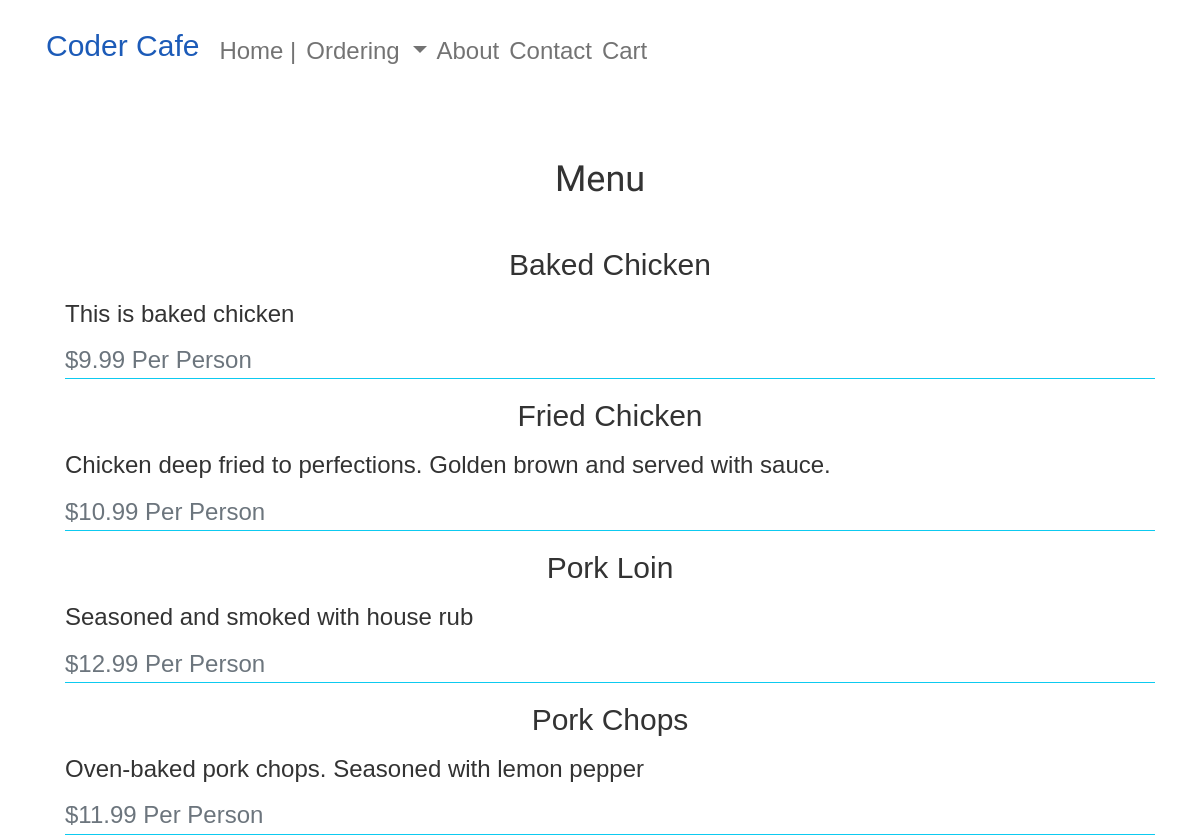
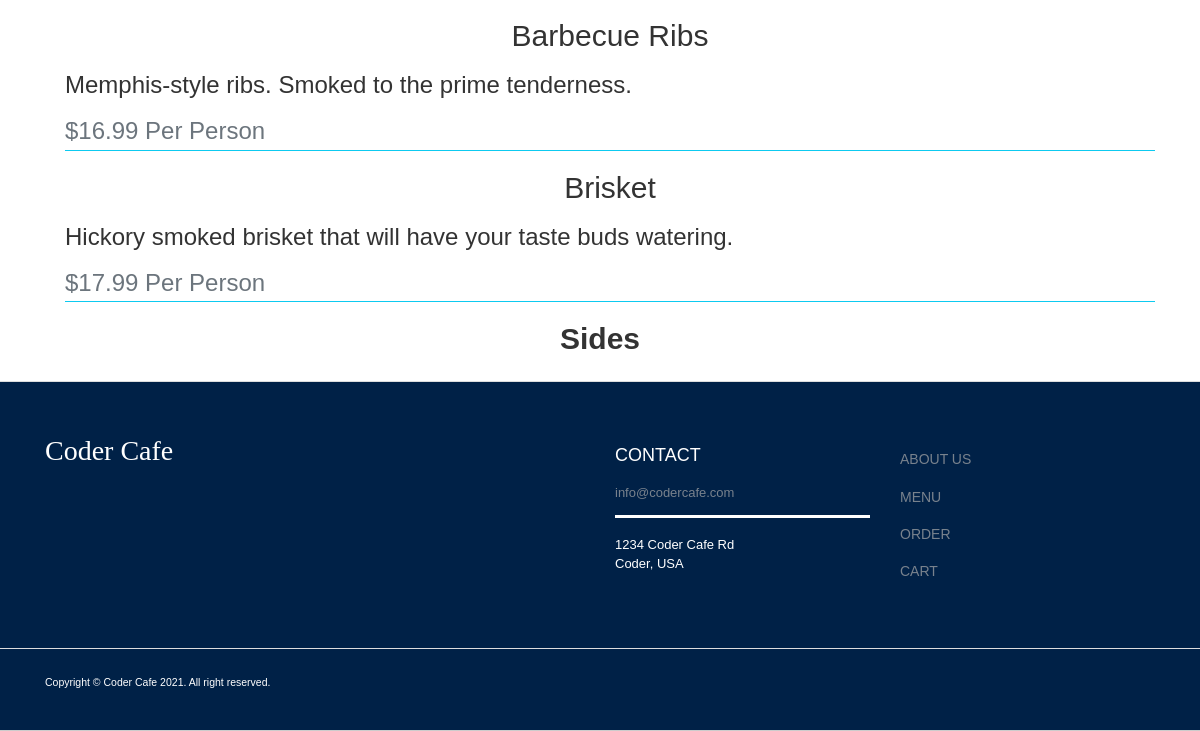
The app's page /menu/, older data (2 pictures, top to bottom).
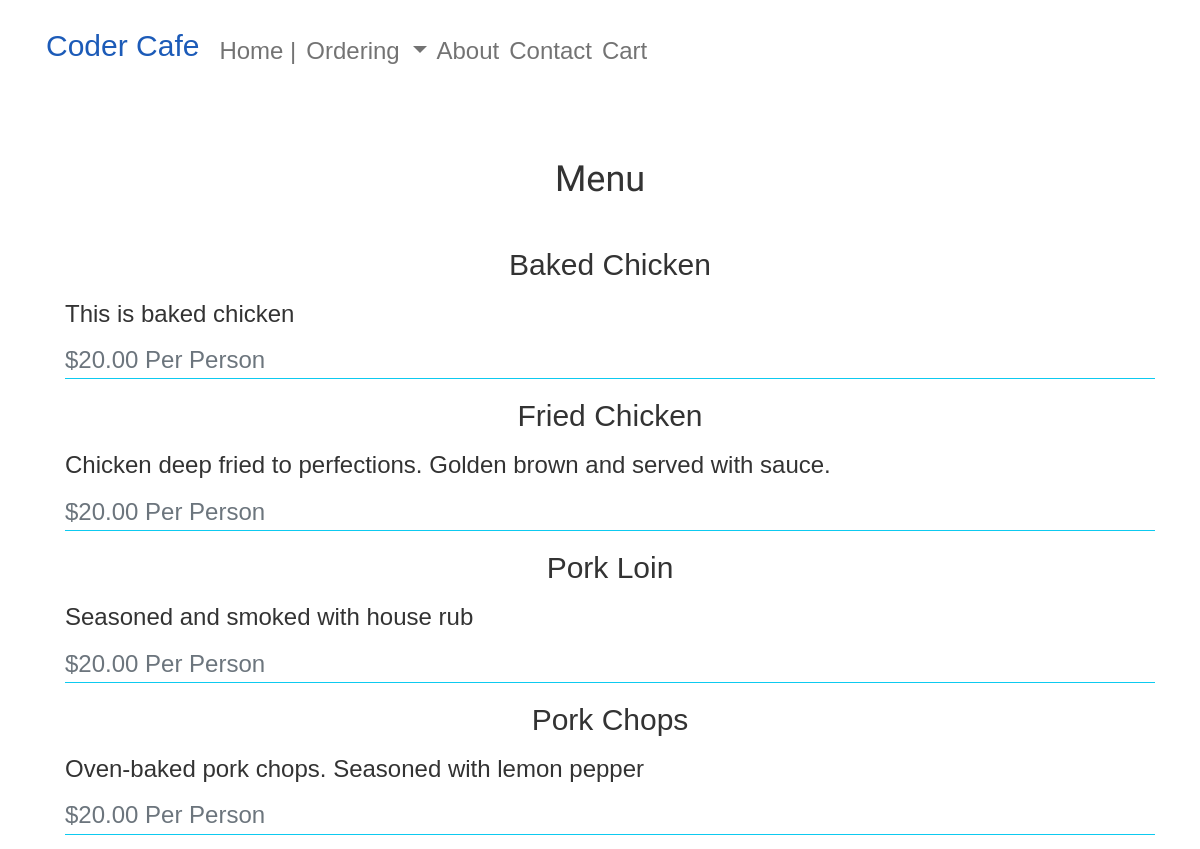
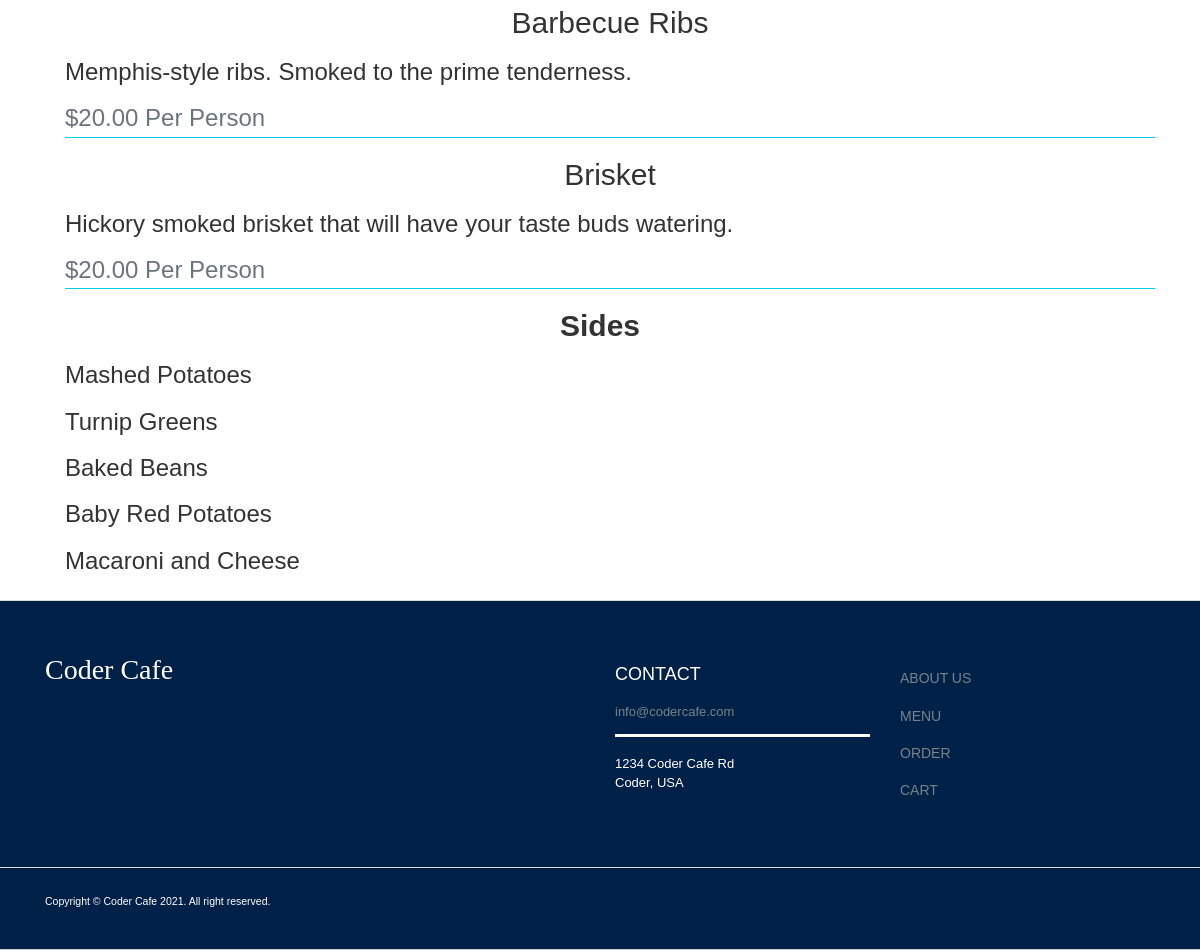
The same page, newer data (2 pictures, top to bottom).
### pages/models.py (models this page shows, shortened)
class Menu_Item(models.Model):
    name = models.CharField(max_length=200)
    description = models.TextField()
    price = models.FloatField()

class Side(models.Model):
    name = models.CharField(max_length = 100)

### pages/views.py (the view)
# urls.py: path('menu/', views.menu, name='menu'),
def menu(request):
    menu = Menu_Item.objects.all()
    side = Side.objects.all()
    if request.method == 'POST':
        name = request.POST.get('name')
        description = request.POST.get('description')
        price = "20.00"
        menu_data = Menu_Item(name=name, description=description,price=price)
        menu_data.save()
        return render(request, "editmenu.html")
    else:
         return render(request, "menu.html", {'menu': menu , 'side': side})
    return render(request, "menu.html", {'menu': menu, 'side': side} )

### pages/templates/menu.html
{% extends 'base.html' %}
{% block content %}
    <div class="container">
        <h1 class="text-center page-title">Menu</h1>
            {% for item in menu %}
                <ul>
                    <li>
                        <div class="border-bottom border-info">
                            <h2 class="card-title text-center pl-3">{{item.name}}</h2>
                            <h3 class="menu-card-text">{{item.description}}</h3>
                            <h3 class="menu-card-subtitle mb-2 text-muted ">${{item.price | floatformat:2}} Per Person</h3>
                        </div>
                    </li>
                </ul>
            {% endfor %}
            <div>
                <h2 class="text-center"><strong>Sides</strong></h2>
                <ul>
                    <li>
                        <div>
                            {% for item in side %}
                                <h3>{{item.name}}</h3>
                            {% endfor %}
                        </div>
                    </li>
                </ul>
            </div>
    </div>
{% endblock %}

### pages/templates/base.html (shortened to what this page needs)
<!doctype html>
{% load static %}
<html lang="en">
  <head>
    <link href="https://cdn.jsdelivr.net/npm/bootstrap@5.0.0-beta3/dist/css/bootstrap.min.css" rel="stylesheet">
    <link rel="stylesheet" href="https://maxcdn.bootstrapcdn.com/bootstrap/3.4.1/css/bootstrap.min.css">
    <link rel="stylesheet" href="https://cdnjs.cloudflare.com/ajax/libs/font-awesome/4.7.0/css/font-awesome.min.css">
    <link rel="stylesheet" href="{% static 'styles/invoice.css' %}">
    <link rel="stylesheet" href="{% static 'styles/styles.css' %}">
    <link rel="stylesheet" href="{% static 'styles/contact.css' %}">
    <link rel="stylesheet" href="{% static 'styles/home.css' %}">
    <link rel="stylesheet" href="{% static 'styles/header.css' %}">
    <link rel="stylesheet" href="{% static 'styles/card.css' %}">
    <link rel="stylesheet" href="{% static 'styles/menu.css' %}">
  </head>
  <body class="holder">
    <header class="header container">
        <nav class="navbar navbar-expand-lg navbar-light bg-white">
            <a class=" brand text-decoration-none " href="{% url 'home' %}">Coder Cafe</a>
            <div class="collapse navbar-collapse" id="navbarNavDropdown">
                <ul class="navbar-nav mr-auto">
                    <li class="nav-item active">
                        <a class="nav-link h3 "  href="{% url 'home' %}">Home |<span class="sr-only">(current)</span></a>
                    </li>
                    <li class="nav-item dropdown text-decoration-none">
                        <a class="nav-link dropdown-toggle h3" href="#" id="navbarDropdown" role="button" data-toggle="dropdown" aria-haspopup="true" aria-expanded="false">
                          Ordering
                        </a>
                        </li>
                    <li class="nav-item">
                        <a class="nav-link h3"  href="{% url 'about' %}">About</a>
                    </li>
                    <li class="nav-item">
                        <a class="nav-link h3"  href="{% url 'contact' %}">Contact</a>
                    </li>
                    <li class="nav-item">
                        <a class="nav-link h3"  href="{% url 'cart' %}">Cart</a>
                    </li>
              </ul>
            </div>
          </nav>
    </header>
    <footer >
        <div class="footer" id="footer">
            <div class="container">
                <div class="row ">
                    <div class="col-lg-6 col-md-6 col-sm-6 col-xs-6">
                        <h4> Coder Cafe </h4>
                    </div>
                    <div class="col-lg-3 col-sm-2 col-xs-3">
                        <h3><a class="text-white" href="{% url 'contact' %}" style="margin-top: 5em">Contact </a> </h3>
                        <ul>
                            <li><a class="email"href="#"> info@codercafe.com </a></li>
                            <br/>
                            <li> <p> 1234 Coder Cafe Rd </p> </li>
                            <li> <p> Coder, USA </p> </li>
                        </ul>
                    </div>
                    <div class="col-lg-3 col-sm-2 col-xs-3">
                        <ul>
                            <li> <h5> <a href="{% url 'about' %}" style="margin-top: 5em"> ABOUT US</a> <h5></li>
                            <li> <h5><a href="{% url 'menu' %}"> MENU </a> <h5></li>
                            <li> <h5><a href="{% url 'order' %}"> ORDER</a> <h5></li>
                            <li> <h5><a href="{% url 'cart' %}"> CART </a> <h5></li>
                        </ul>
                    </div>
            </div>
        </div>
        <div class="footer-bottom">
            <div class="container">
                <p class="pull-left copyright"> Copyright © Coder Cafe 2021. All right reserved. </p>
            </div>
        </div>
    </footer>
      <div class="second-row">
        {% block content %}
        {% endblock %}
      </div>
  </body>
</html>

### static/styles/invoice.css (style rules this page uses)
.page-title { font-family: 'Acme', sans-serif; }

### static/styles/styles.css (style rules this page uses)
* { box-sizing: border-box; font-family: sans-serif; margin: 0; padding: 0; color: #333; }
body { height: 100vh; display: flex; flex-direction: column; align-items: stretch; font-family: 'Roboto', sans-serif; }
.holder { margin: 0; display: grid; grid-template-columns: auto; min-height: 100%; grid-template-rows: .2fr 3fr .25fr; }
.brand { font-size: 3rem ; margin-right: auto; margin-left: auto; color: rgb(28, 91, 184); text-decoration: none; }
.page-title { margin: 6vh 0; }
ul { list-style-type: none; }
.footer { background: #002147; height: auto; padding-bottom: 30px; position: relative; width: 100%; border-bottom: 1px solid #CCCCCC; border-top: 1px solid #DDDDDD; }
.footer p { margin: 0; }
.footer h3 { color: white; font-size: 18px; font-weight: 600; line-height: 27px; padding: 40px 0 0px; text-transform: uppercase; margin-bottom: 15px; }
.footer h4 { color: white; font-size: 2em; font-weight: 600; line-height: 38px; padding: 40px 0 10px; font-family: cursive; font-weight: lighter }
.footer ul { font-size: 13px; list-style-type: none; margin-left: 0; padding-left: 0; margin-top: 0px; color: #7F8C8D; padding: 0 0 8px 0; }
.email { border-bottom: 3px solid #fff; }
footer { grid-column: 1/ -1; grid-row: 3; }
.footer ul li a { padding: 0 0 12px 0; display: block; }
.footer a { color: white; font-weight: lighter; }
.footer p { color: white; font-weight: lighter; }
.footer a { color: #78828D }
.footer-bottom { margin-top: 2em; border-top: 1px solid #DDDDDD; padding-top: 20px; padding-bottom: 10px; }
.footer-bottom p.pull-left { padding-top: 6px; font-size: 0.75em }
footer { margin-top: 2vh; }

Row changes from the older to the newer data that the page shows:
changed Menu_Item "Baked Chicken": price "9.99" → "20.00"
changed Menu_Item "Fried Chicken": price "10.99" → "20.00"
changed Menu_Item "Pork Loin": price "12.99" → "20.00"
changed Menu_Item "Pork Chops": price "11.99" → "20.00"
changed Menu_Item "Barbecue Ribs": price "16.99" → "20.00"
changed Menu_Item "Brisket": price "17.99" → "20.00"
added Side: name "Mashed Potatoes"
added Side: name "Turnip Greens"
added Side: name "Baked Beans"
added Side: name "Baby Red Potatoes"
added Side: name "Macaroni and Cheese"
